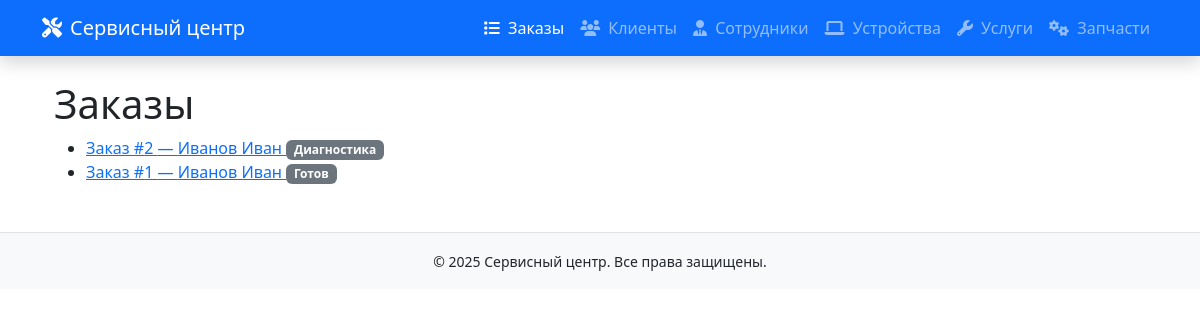
Page /serv/orders/ on the committed database.
### SAMserv/models.py (models this page shows, shortened)
class Order(models.Model):
    STATUS_CHOICES = [
        ('new', 'Новый'),
        ('diagnostics', 'Диагностика'),
        ('repair', 'В ремонте'),
        ('ready', 'Готов'),
        ('issued', 'Выдан'),
    ]
    client = models.ForeignKey(Client, on_delete=models.CASCADE)
    device = models.ForeignKey(Device, on_delete=models.CASCADE)
    master = models.ForeignKey(Employee, on_delete=models.CASCADE, related_name='orders_as_master')
    services = models.ManyToManyField(Service, through='OrderService')
    details = models.ManyToManyField(Detail, through='OrderDetail')
    cashier = models.ForeignKey(Employee, on_delete=models.CASCADE, related_name='orders_as_cashier')
    status = models.CharField(max_length=20, choices=STATUS_CHOICES, default='new')
    final_cost = models.DecimalField(max_digits=10, decimal_places=2, null=True, blank=True)
    created_date = models.DateTimeField(auto_now_add=True)
    issue_description = models.TextField()
    diagnosis = models.TextField(blank=True)
    estimated_cost = models.DecimalField(max_digits=10,decimal_places=2,default=0.00)

class Client(models.Model):
    phone_number = models.CharField(max_length=20)
    email = models.CharField(max_length=100)
    last_name = models.CharField(max_length=25)
    first_name = models.CharField(max_length=25)
    middle_name = models.CharField(max_length=25, blank=True, null=True)
    def __str__(self):
        return f"{self.last_name} {self.first_name}"

### SAMserv/views.py (the view)
# urls.py: path('orders/', views.order_list, name='order-list'),
def order_list(request):
    orders = Order.objects.all().order_by('-created_date')
    return render(request, 'orders/order_list.html', {'orders': orders})

### SAMserv/templates/orders/order_list.html (shortened to what this page needs)
{% extends 'base.html' %}
{% block content %}
<div class="container">
    <h1>Заказы</h1>
    <ul>
        {% for order in orders %}
            <li>
                <a href="{% url 'order-detail' order.id %}">
                    Заказ #{{ order.id }} — {{ order.client }}
                </a>
                <span class="badge bg-secondary">{{ order.get_status_display }}</span>
            </li>
        {% empty %}
            <li>Нет заказов</li>
        {% endfor %}
    </ul>
</div>
{% endblock %}

### rows in the picture
Order: id "2", client "Иванов Иван", status "Диагностика"
Order: id "1", client "Иванов Иван", status "Готов"
